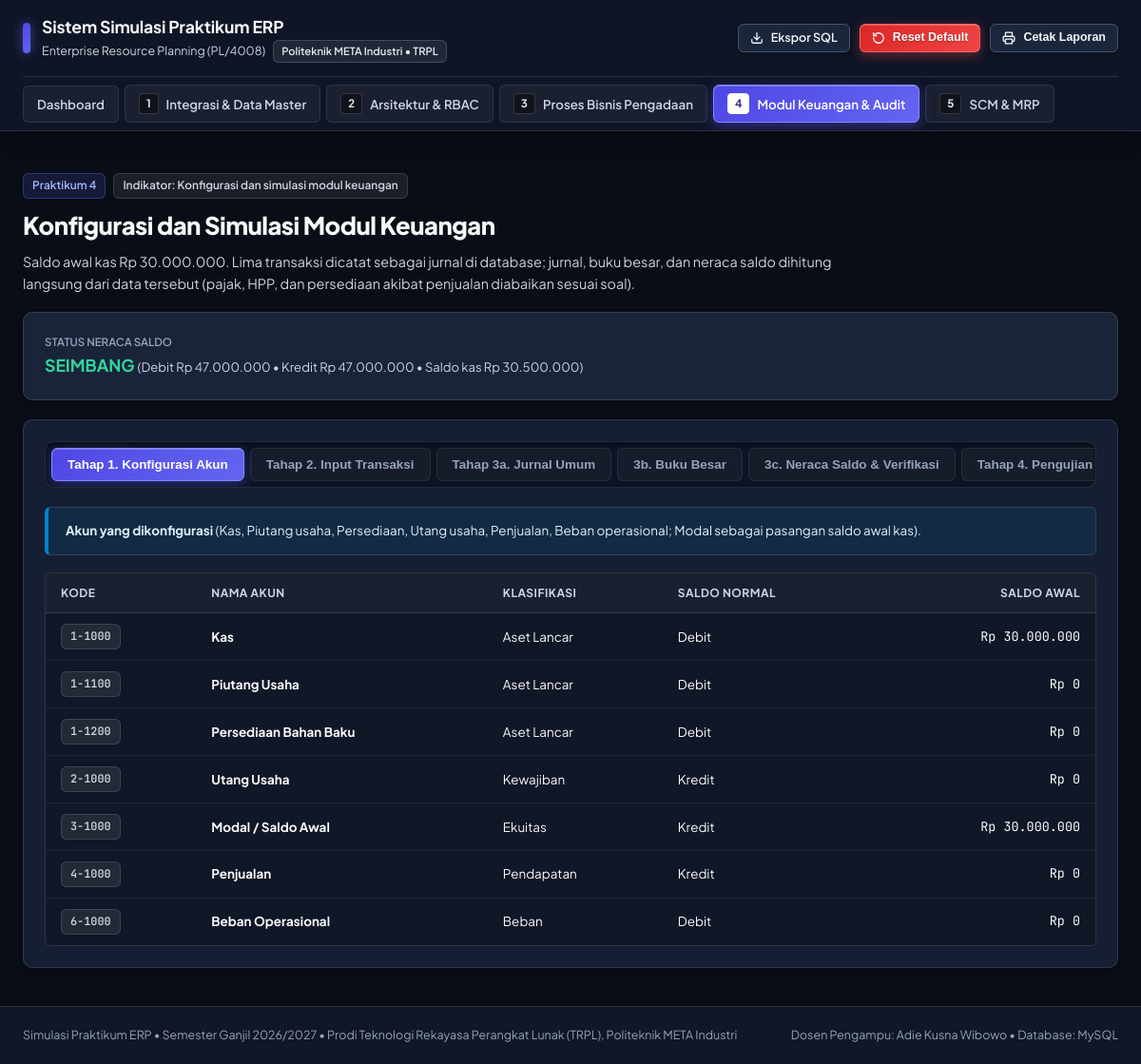
Screenshot of /praktikum4.php with the database file from the repository.
### tables this page shows
CREATE TABLE coa (
    code VARCHAR(20) PRIMARY KEY,
    name VARCHAR(100) NOT NULL,
    type VARCHAR(50) NOT NULL,
    normal_balance CHAR(1) NOT NULL,
    initial_balance DECIMAL(15,2) DEFAULT 0
);

### includes/helpers.php (called while the page is built, shortened)
<?php
function rp($n) { return 'Rp ' . number_format((float)$n, 0, ',', '.'); }
function h($s) { return htmlspecialchars((string)$s, ENT_QUOTES, 'UTF-8'); }

### config/database.php (called while the page is built, shortened)
<?php
function dbConfig() { static $c = null; if ($c === null) $c = require __DIR__ . '/config.php'; return $c; }
function dbDriver() { return dbConfig()['driver'] === 'mysql' ? 'mysql' : 'sqlite'; }

### praktikum4.php (the view, shortened to what this page needs)
<?php
require_once __DIR__ . '/config/database.php';
$pdo = getDbConnection();
$coa = $pdo->query("SELECT * FROM coa ORDER BY code")->fetchAll();
$rows = $pdo->query("SELECT j.id jid, j.entry_no, j.entry_date, j.description, j.source_doc, j.is_reversed, j.created_by, d.account_code, d.debit, d.credit
                     FROM journal_entries j JOIN journal_details d ON d.journal_id=j.id WHERE j.module='P4' ORDER BY j.id, d.id")->fetchAll();
$accName = []; $ledger = [];
foreach ($coa as $a) {
    $ledger[$a['code']] = ['acc'=>$a, 'rows'=>[], 'dr'=>0, 'cr'=>0, 'bal'=>(float)$a['initial_balance']];
}
foreach ($rows as $r) {
    $c = $r['account_code']; $acc = $ledger[$c]['acc'];
    $ledger[$c]['dr'] += $r['debit']; $ledger[$c]['cr'] += $r['credit'];
    $ledger[$c]['bal'] += $acc['normal_balance'] === 'D' ? ($r['debit'] - $r['credit']) : ($r['credit'] - $r['debit']);
    $ledger[$c]['rows'][] = ['no'=>$r['entry_no'], 'desc'=>$r['description'], 'dr'=>$r['debit'], 'cr'=>$r['credit'], 'bal'=>$ledger[$c]['bal']];
}
$totDr = $totCr = 0;
foreach ($ledger as $c => $l) { if ($l['acc']['normal_balance'] === 'D') $totDr += $l['bal']; else $totCr += $l['bal']; }
$balanced = abs($totDr - $totCr) < 0.01;
require_once __DIR__ . '/includes/header.php';
$kas = $ledger['1-1000']['bal'];
?>
<div class="page-hero">
    <div class="page-hero-meta"><span class="badge badge-primary">Praktikum 4</span><span class="badge">Indikator: Konfigurasi dan simulasi modul keuangan</span></div>
    <h1 class="page-hero-title">Konfigurasi dan Simulasi Modul Keuangan</h1>
    <p class="page-hero-desc">Saldo awal kas Rp 30.000.000. Lima transaksi dicatat sebagai jurnal di database; jurnal, buku besar, dan neraca saldo dihitung langsung dari data tersebut (pajak, HPP, dan persediaan akibat penjualan diabaikan sesuai soal).</p>
</div>
<div class="card" style="background:var(--bg-card-subtle)">
    <div style="display:flex;justify-content:space-between;align-items:center;flex-wrap:wrap;gap:12px">
        <div>
            <div style="font-size:.72rem;color:var(--text-dim);font-weight:600;text-transform:uppercase">Status neraca saldo</div>
            <div class="<?= $balanced ? 'ok-text' : 'bad-text' ?>" style="font-size:1.1rem"><?= $balanced ? 'SEIMBANG' : 'TIDAK SEIMBANG' ?>
                <span style="font-size:.82rem;color:var(--text-muted);font-weight:400">(Debit <?= rp($totDr) ?> &bull; Kredit <?= rp($totCr) ?> &bull; Saldo kas <?= rp($kas) ?>)</span></div>
        </div>
    </div>
</div>
<div class="card">
    <div class="tab-pills">
        <button class="tab-pill-btn active" data-tab="tab-konfigurasi-coa">Tahap 1. Konfigurasi Akun</button>
        <button class="tab-pill-btn" data-tab="tab-input-transaksi">Tahap 2. Input Transaksi</button>
        <button class="tab-pill-btn" data-tab="tab-jurnal-umum">Tahap 3a. Jurnal Umum</button>
        <button class="tab-pill-btn" data-tab="tab-buku-besar">3b. Buku Besar</button>
        <button class="tab-pill-btn" data-tab="tab-neraca-saldo">3c. Neraca Saldo &amp; Verifikasi</button>
        <button class="tab-pill-btn" data-tab="tab-analisis-koreksi">Tahap 4. Pengujian Kesalahan</button>
    </div>
    <div id="tab-konfigurasi-coa" class="tab-content-panel">
        <div class="alert alert-info"><strong>Akun yang dikonfigurasi</strong> (Kas, Piutang usaha, Persediaan, Utang usaha, Penjualan, Beban operasional; Modal sebagai pasangan saldo awal kas).</div>
        <div class="table-responsive"><table class="table-custom">
            <thead><tr><th>Kode</th><th>Nama akun</th><th>Klasifikasi</th><th>Saldo normal</th><th class="text-right">Saldo awal</th></tr></thead><tbody>
            <?php foreach ($coa as $c): ?><tr><td><span class="badge font-mono"><?= h($c['code']) ?></span></td><td><strong><?= h($c['name']) ?></strong></td><td><?= h($c['type']) ?></td><td><?= $c['normal_balance'] === 'D' ? 'Debit' : 'Kredit' ?></td><td class="font-mono text-right"><?= rp($c['initial_balance']) ?></td></tr><?php endforeach; ?>
            </tbody></table></div>
    </div>
</div>
<?php require_once __DIR__ . '/includes/footer.php'; ?>

### includes/header.php (shortened to what this page needs)
<?php
$currentPage = basename($_SERVER['PHP_SELF']);
require_once __DIR__ . '/helpers.php';
?>
<!DOCTYPE html>
<html lang="id">
<head>
    <link rel="stylesheet" href="assets/css/style.css">
</head>
<body>
    <header class="main-header">
        <div class="container">
            <div class="header-top">
                <a href="index.php" class="brand-wrapper">
                    <div class="brand-indicator"></div>
                    <div class="brand-info">
                        <h1>Sistem Simulasi Praktikum ERP</h1>
                        <p>
                            <span>Enterprise Resource Planning (PL/4008)</span>
                            <span class="badge-campus">Politeknik META Industri &bull; TRPL</span>
                        </p>
                    </div>
                </a>
                <div class="header-actions">
                    <a href="api/export_sql.php" class="btn btn-outline btn-sm" title="Unduh Skema & Data Database SQL">
                        <svg width="14" height="14" viewBox="0 0 24 24" fill="none" stroke="currentColor" stroke-width="2.2" stroke-linecap="round" stroke-linejoin="round"><path d="M21 15v4a2 2 0 0 1-2 2H5a2 2 0 0 1-2-2v-4"></path><polyline points="7 10 12 15 17 10"></polyline><line x1="12" y1="15" x2="12" y2="3"></line></svg>
                        <span>Ekspor SQL</span>
                    </a>
                    <button onclick="confirmResetDatabase()" class="btn btn-danger btn-sm" title="Kembalikan database ke skenario awal UTS">
                        <svg width="14" height="14" viewBox="0 0 24 24" fill="none" stroke="currentColor" stroke-width="2.2" stroke-linecap="round" stroke-linejoin="round"><path d="M3 12a9 9 0 1 0 9-9 9.75 9.75 0 0 0-6.74 2.74L3 8"></path><path d="M3 3v5h5"></path></svg>
                        <span>Reset Default</span>
                    </button>
                    <button onclick="window.print()" class="btn btn-outline btn-sm" title="Cetak halaman untuk laporan praktikum">
                        <span>Cetak Laporan</span>
                    </button>
                </div>
            </div>
            <nav class="nav-tabs-wrapper">
                <a href="index.php" class="nav-tab-item <?= $currentPage === 'index.php' ? 'active' : '' ?>">
                    <span>Dashboard</span>
                </a>
                <a href="praktikum1.php" class="nav-tab-item <?= $currentPage === 'praktikum1.php' ? 'active' : '' ?>">
                    <span class="badge-num">1</span>
                    <span>Integrasi & Data Master</span>
                </a>
                <a href="praktikum2.php" class="nav-tab-item <?= $currentPage === 'praktikum2.php' ? 'active' : '' ?>">
                    <span class="badge-num">2</span>
                    <span>Arsitektur & RBAC</span>
                </a>
                <a href="praktikum3.php" class="nav-tab-item <?= $currentPage === 'praktikum3.php' ? 'active' : '' ?>">
                    <span class="badge-num">3</span>
                    <span>Proses Bisnis Pengadaan</span>
                </a>
                <a href="praktikum4.php" class="nav-tab-item <?= $currentPage === 'praktikum4.php' ? 'active' : '' ?>">
                    <span class="badge-num">4</span>
                    <span>Modul Keuangan & Audit</span>
                </a>
                <a href="praktikum5.php" class="nav-tab-item <?= $currentPage === 'praktikum5.php' ? 'active' : '' ?>">
                    <span class="badge-num">5</span>
                    <span>SCM & MRP</span>
                </a>
            </nav>
        </div>
    </header>
    <main style="flex: 1; padding: 20px 0;">
        <div class="container">

### includes/footer.php (shortened to what this page needs)
        </div>
    </main>
    <footer class="main-footer">
        <div class="container">
            <div class="footer-content">
                <div>
                    <span>Simulasi Praktikum ERP &bull; Semester Ganjil 2026/2027</span> &bull;
                    <span>Prodi Teknologi Rekayasa Perangkat Lunak (TRPL), Politeknik META Industri</span>
                </div>
                <div style="text-align: right;">
                    <span>Dosen Pengampu: Adie Kusna Wibowo</span> &bull;
                    <span>Database: <?= dbDriver() === 'mysql' ? 'MySQL' : 'SQLite 3' ?></span>
                </div>
            </div>
        </div>
    </footer>
</body>
</html>

### rows the page displays
coa: code "1-1000", name "Kas", type "Aset Lancar", normal_balance "Debit", initial_balance "Rp 30.000.000"
coa: code "1-1100", name "Piutang Usaha", type "Aset Lancar", normal_balance "Debit", initial_balance "Rp 0"
coa: code "1-1200", name "Persediaan Bahan Baku", type "Aset Lancar", normal_balance "Debit", initial_balance "Rp 0"
coa: code "2-1000", name "Utang Usaha", type "Kewajiban", normal_balance "Kredit", initial_balance "Rp 0"
coa: code "3-1000", name "Modal / Saldo Awal", type "Ekuitas", normal_balance "Kredit", initial_balance "Rp 30.000.000"
coa: code "4-1000", name "Penjualan", type "Pendapatan", normal_balance "Kredit", initial_balance "Rp 0"
coa: code "6-1000", name "Beban Operasional", type "Beban", normal_balance "Debit", initial_balance "Rp 0"

### other values shown
rp($totDr) "Rp 47.000.000"
rp($totCr) "Rp 47.000.000"
rp($kas) "Rp 30.500.000"
